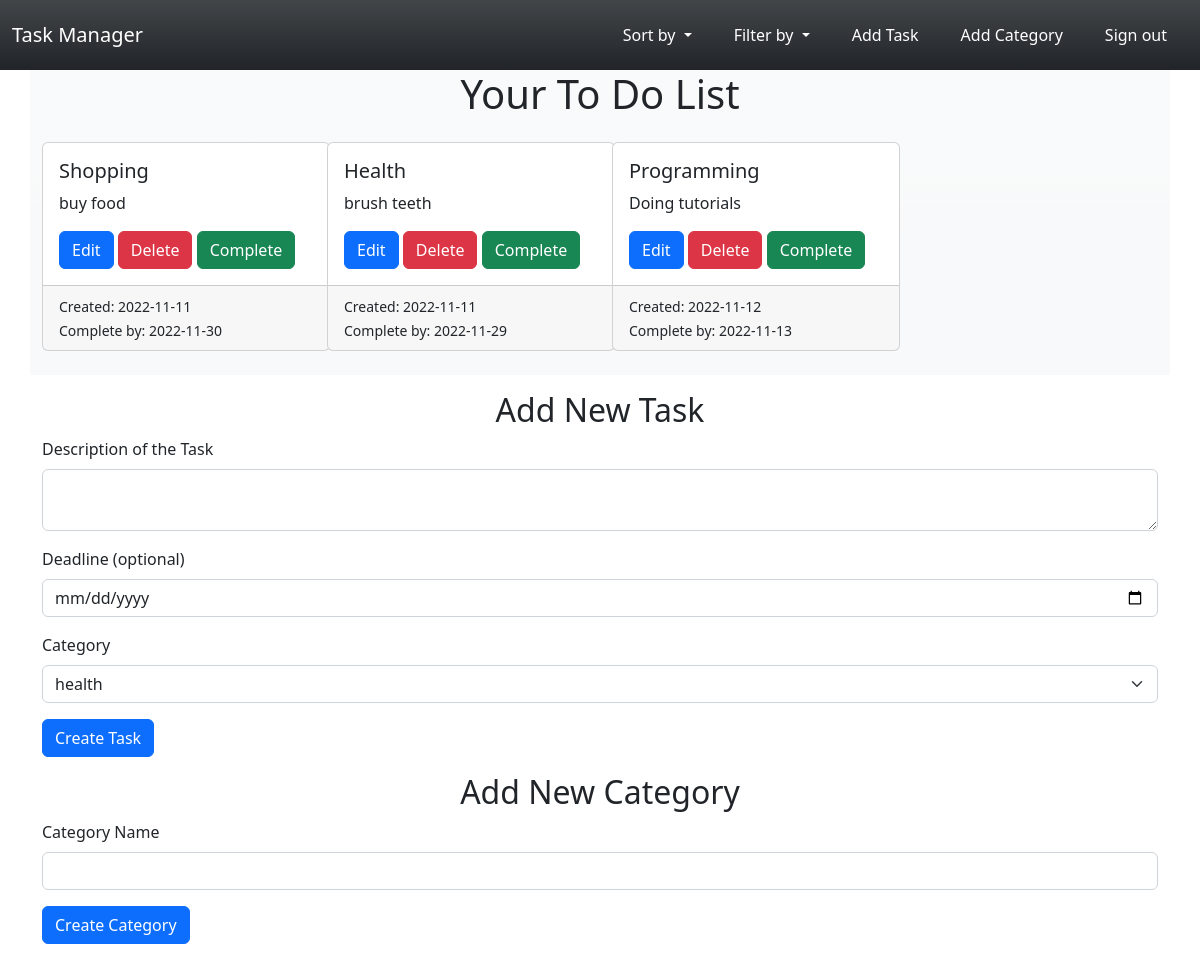
The page /?sort=deadline (signed in) on the database its author committed.
### todo/models.py (models this page shows)
class ToDo(db.Model):
    id = db.Column(db.Integer, primary_key=True)
    description = db.Column(db.String(500))
    is_completed = db.Column(db.Boolean, default=False)
    create_date = db.Column(db.Date, default=datetime.date.today())
    deadline = db.Column(db.Date)
    category_id = db.Column(db.Integer, db.ForeignKey("category.id"))
    user_id = db.Column(db.Integer, db.ForeignKey("user.id"))

class Category(db.Model):
    id = db.Column(db.Integer, primary_key=True)
    name = db.Column(db.String(250), unique=True, nullable=False)
    todos = db.relationship("ToDo", backref="category", lazy="joined")

### todo/routes.py (the view, shortened to what this page needs)
@app.route("/")
def home():
    tasks = db.session.query(ToDo).filter_by(
        user_id=current_user.get_id())
    if 'sort' in request.args.keys():
        if request.args['sort'] == 'deadline':
            tasks = tasks.order_by(ToDo.deadline.desc())
        elif request.args['sort'] == 'create_date':
            tasks = tasks.order_by(ToDo.create_date.desc())
        elif request.args['sort'] == 'completed':
            tasks = tasks.order_by(ToDo.is_completed.desc())
        elif request.args['sort'] == 'not completed':
            tasks = tasks.order_by(ToDo.is_completed.asc())
    else:
        tasks = tasks.order_by(ToDo.category_id)
    task_form = CreateTaskForm()
    task_form.category.choices = get_categories()
    category_form = CreateCategoryForm()
    return render_template("home.html", tasks=tasks,
                           task_form=task_form, category_form=category_form)

### todo/forms.py (shortened to what this page needs)
class CreateTaskForm(FlaskForm):
    description = TextAreaField("Description of the Task",
                                validators=[DataRequired()])
    category = SelectField("Category", choices=get_categories(),
                           coerce=int)
    deadline = DateField("Deadline (optional)", validators=[Optional()])
    submit = SubmitField("Create Task")

class CreateCategoryForm(FlaskForm):
    name = StringField("Category Name", validators=[DataRequired()])
    submit = SubmitField("Create Category")

### todo/forms.py (called while the page is built)
def get_categories(current=None):
    try:
        if current:
            choices = [(category.id, category.name)
                       for category in current_user.categories
                       if category.id != current.id]
            choices = [(current.id, current.name)] + choices
        else:
            choices = [(category.id, category.name)
                       for category in current_user.categories]
        choices.append((0, ""))
        return choices
    except AttributeError:
        return 0, ""

### todo/routes.py (called while the page is built)
@login_manager.user_loader
def load_user(user_id):
    user = User.query.get(user_id)
    return user

### todo/templates/home.html (shortened to what this page needs)
{% extends "index.html" %}
{% block content %}
{% if current_user.is_authenticated %}
<div class="container justify-content-center bg-light bg-gradient">
    <div class="row">
        <div class="text-center">
            <h1>Your To Do List</h1>
        </div>
    </div>
    <div class="row mt-3">
        {% for task in tasks %}
        <div class="col-lg-3 col-md-6 mb-4">
            <div class="card" style="width: 18rem;">
              <div class="card-body {% if task.is_completed %} bg-success {% endif %}">
                <h5 class="card-title">{{ task.category.name|title() }}</h5>
                <p class="card-text">{{ task.description }}</p>
                 {% if not task.is_completed %}
                <a href="{{ url_for('update_task', task_id=task.id) }}" class="btn btn-primary">Edit</a>
                <a href="{{ url_for('delete_task', task_id=task.id) }}" class="btn btn-danger">Delete</a>
                <a href="{{ url_for('complete_task', task_id=task.id) }}" class="btn btn-success">Complete</a>
                 {% else %}
                <a href="{{ url_for('delete_task', task_id=task.id) }}" class="btn btn-danger">Delete</a>
                <a href="{{ url_for('complete_task', task_id=task.id) }}" class="btn btn-warning">Not Complete</a>
                 {% endif %}
              </div>
                <div class="card-footer">
                 <small class="text-start">Created: {{ task.create_date }}</small><br>
                 <small class="text-end">Complete by: {% if task.deadline %}{{ task.deadline }} {%endif %} </small>
                </div>
            </div>
        </div>
    {% endfor %}
    </div>
</div>
<div class="container mt-3">
    <div class="container text-center">
        <h2>Add New Task</h2>
    </div>
    <form method="POST" action="{{ url_for('add_task') }}">
        <div class="mb-3">
            {{ task_form.description.label(class="form-label") }}
            {% if task_form.errors.description %}
                {{ task_form.description(size=20, class="form-control is-invalid") }}
            {% else %}
                {{ task_form.description(size=20, class="form-control") }}
            {% endif %}
        </div>
        <div class="mb-3">
            {{ task_form.deadline.label(class="form-label") }}
            {{ task_form.deadline(class="form-control") }}
        </div>
        <div class="mb-3">
            {{ task_form.category.label(class="form-label") }}
            {{ task_form.category(class="form-select") }}
        </div>
        <div class="mb-3">
            {{ task_form.submit(class="btn btn-primary") }}
        </div>
    </form>
</div>
<div class="container mt-3">
    <div class="container text-center">
        <h2>Add New Category</h2>
    </div>
    <form method="POST" action="{{ url_for('add_category') }}">
        <div class="mb-3">
            {{ category_form.name.label(class="form-label") }}
            {% if category_form.errors.name %}
                {{ category_form.name(size=20, class="form-control is-invalid") }}
            {% else %}
                {{ category_form.name(size=20, class="form-control") }}
            {% endif %}
        </div>
        <div class="mb-3">
            {{ category_form.submit(class="btn btn-primary") }}
        </div>
    </form>
</div>
{% else %}
<div class="container text-center">
    <p>Please log in to use the app.</p>
</div>
{% endif %}
{% endblock %}

### rows shown on the page
ToDo: category.name "Shopping", description "buy food", create_date "2022-11-11", deadline "2022-11-30"
ToDo: category.name "Health", description "brush teeth", create_date "2022-11-11", deadline "2022-11-29"
ToDo: category.name "Programming", description "Doing tutorials", create_date "2022-11-12", deadline "2022-11-13"

### other values the page prints
{{ task_form.description.label(class="form-label") }} "Description of the Task"
{{ task_form.deadline.label(class="form-label") }} "Deadline (optional)"
{{ task_form.category.label(class="form-label") }} "Category"
{{ category_form.name.label(class="form-label") }} "Category Name"
